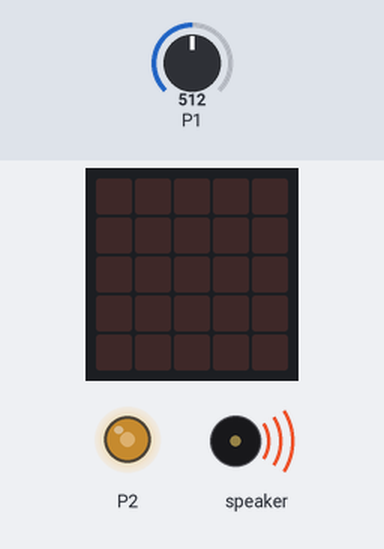
The program below on a simulated Calliope mini (MakeCode). Shown: the board's 5×5 LED display, output pins drawn as LEDs (lit = HIGH), buzzer (waves = sounding). Inputs (shaded band) come from the test bench; at power-on: P1 = 512 (analog values on the 0–1023 scale).

Above: at 1.2 s.
1.3 s: P1 set to 217
At 4.4 s:
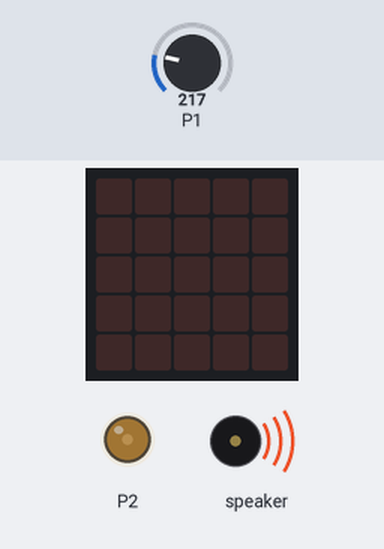
6.3 s: P1 set to 191
At 8.8 s:
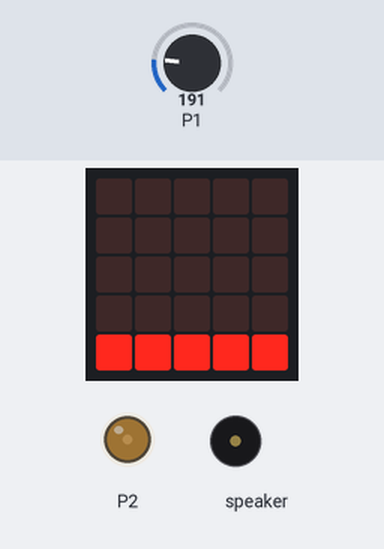
11.3 s: P1 set to 0
At 11.8 s:
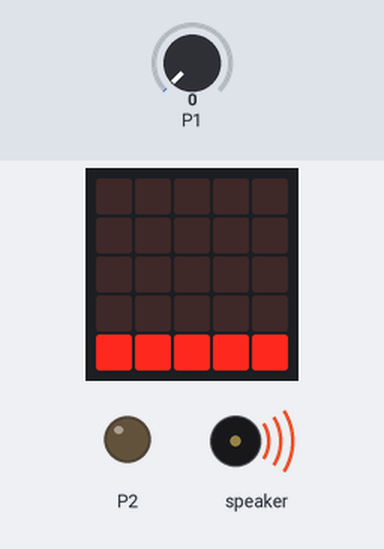
16.3 s: P1 set to 716
At 20.0 s:
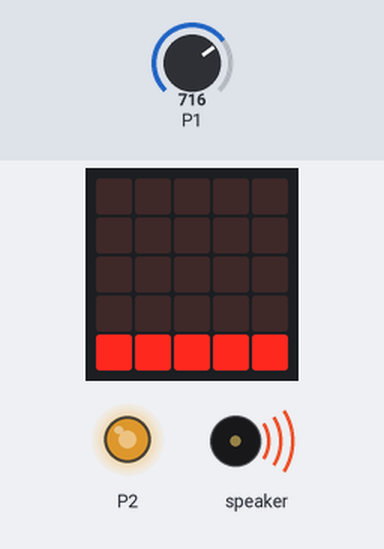
22.1 s: P1 set to 900
At 27.6 s:
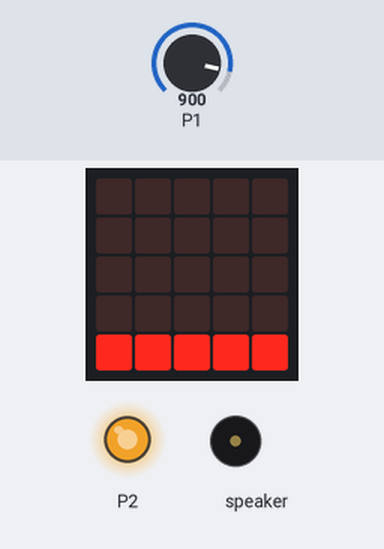
Timing chart, 0 to 28.1 s (numbered marks = the images above; inputs shaded):
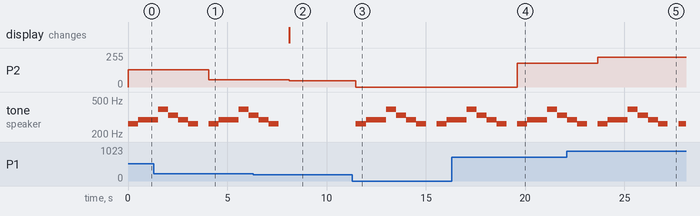

The program:

main.ts
```typescript
let drehzahl = 0
basic.forever(function () {
    drehzahl = pins.analogReadPin(AnalogPin.P1)
    pins.analogWritePin(AnalogPin.P2, drehzahl)
    if (drehzahl > 0 && drehzahl < 200) {
        basic.showLeds(`
            . . . . .
            . . . . .
            . . . . .
            . . . . .
            # # # # #
            `)
        if (drehzahl >= 200 && drehzahl < 400) {
            basic.showLeds(`
                . . . . .
                . . . . .
                . . . . .
                # # # # #
                # # # # #
                `)
        }
    } else {
        music.playMelody("C D D G E D C - ", 120)
    }
})
```

test.ts
```typescript
// Hier kann man Tests durchführen; diese Datei wird nicht kompiliert, wenn dieses Paket als Erweiterung verwendet wird.
```

Measured:
- the behaviour switches between 200 and 199 on P1 (found by bisection; images 1 and 2)
- after the input at 1.3 s, P2: 128/255 → 54/255 after 2.8 s
- after the input at 6.3 s, P2: 54/255 → 48/255 after 1.8 s; tone on speaker: goes on until 7.6 s, then stays silent; the display: changes after 1.8 s (image 2)
- after the input at 11.3 s, P2: 48/255 → 0/255 after 0.18 s; tone on speaker: plays 262 Hz for 0.51 s, 294 Hz for 1.0 s, 392 Hz for 0.51 s, 330 Hz for 0.51 s, 294 Hz for 0.51 s, 262 Hz for 0.50 s … (8 notes in this stretch), starting after 0.18 s
- after the input at 16.3 s, P2: 0/255 → 178/255 after 3.3 s
- after the input at 22.1 s, P2: 178/255 → 224/255 after 1.6 s
- by itself, tone on speaker: plays 392 Hz for 0.51 s, 330 Hz for 0.51 s, 294 Hz for 0.51 s, 262 Hz for 0.50 s, 262 Hz for 0.51 s, 294 Hz for 1.0 s … (8 notes in this stretch)
